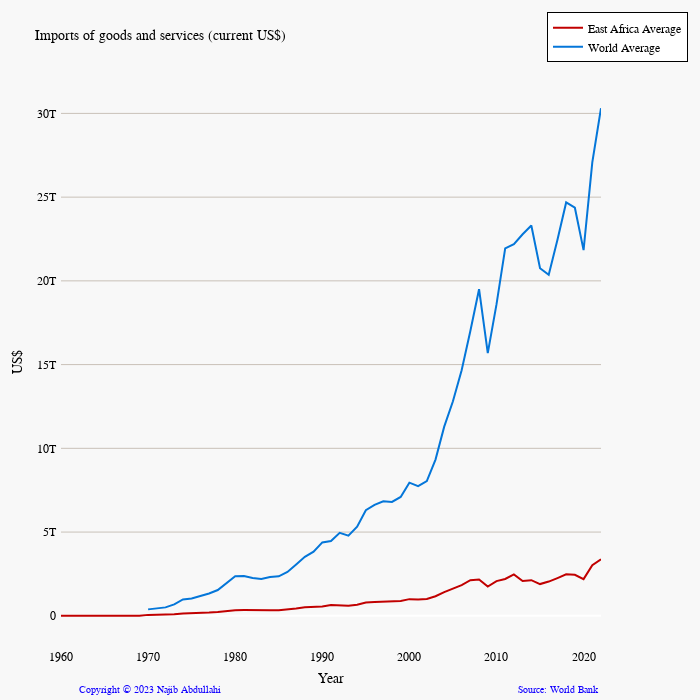

Notebook code for this chart:
### Code cell
# Extract the required columns
columns = ['Year','Imports of goods and services (current US$)']
df_selected = df[columns]
# Group the data by year and calculate the mean values
df_grouped = df_selected.groupby('Year').mean().round(2).reset_index()
# Extract Required Columns from World Data
cols=['Imports of goods and services (current US$) (World)',]
df_world_columns=world_data[cols]
# print(df_world_columns)
# Mege with Worldwide Data
merged_df = pd.merge(df_grouped, world_data[['Year', 'Imports of goods and services (current US$) (World)']],on='Year', how='outer')

# Rename columns to match the desired format
merged_df.rename(columns={
    'Imports of goods and services (current US$)': 'East Africa Average',
    'Imports of goods and services (current US$) (World)': 'World Average',
}, inplace=True)
# merged_df=merged_df[(merged_df['Year']>='2000')]
columns=merged_df.columns
colors = ['#C10000','#0476D9']
create_line_chart_grouped(merged_df,'Imports of goods and services (current US$)',columns[1:],colors,"US$")
